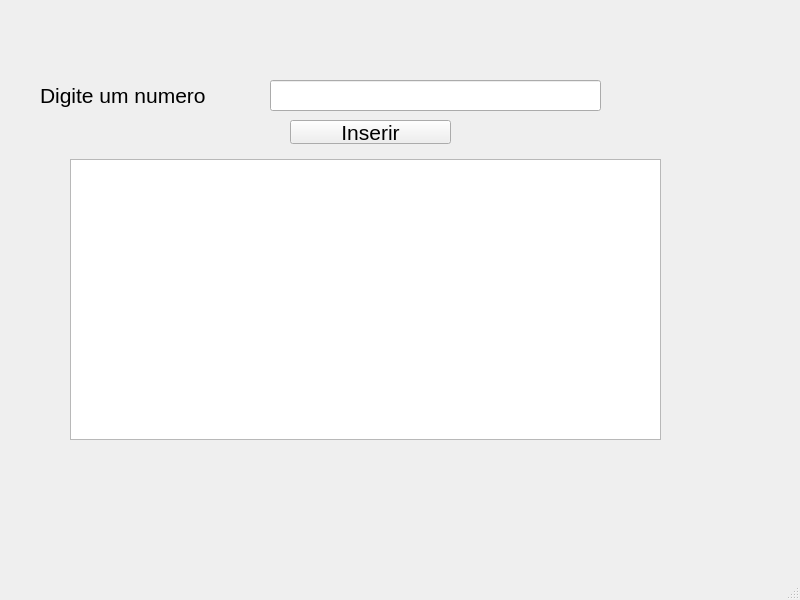
<?xml version="1.0" encoding="UTF-8"?>
<ui version="4.0">
 <class>MainWindow</class>
 <widget class="QMainWindow" name="MainWindow">
  <property name="geometry">
   <rect>
    <x>0</x>
    <y>0</y>
    <width>800</width>
    <height>600</height>
   </rect>
  </property>
  <property name="font">
   <font>
    <pointsize>16</pointsize>
   </font>
  </property>
  <property name="windowTitle">
   <string>MainWindow</string>
  </property>
  <widget class="QWidget" name="centralwidget">
   <widget class="QLineEdit" name="lineEditNum">
    <property name="geometry">
     <rect>
      <x>270</x>
      <y>80</y>
      <width>331</width>
      <height>31</height>
     </rect>
    </property>
   </widget>
   <widget class="QTextEdit" name="textEditSaida">
    <property name="geometry">
     <rect>
      <x>70</x>
      <y>159</y>
      <width>591</width>
      <height>281</height>
     </rect>
    </property>
   </widget>
   <widget class="QLabel" name="label">
    <property name="geometry">
     <rect>
      <x>40</x>
      <y>80</y>
      <width>221</width>
      <height>31</height>
     </rect>
    </property>
    <property name="text">
     <string>Digite um numero</string>
    </property>
   </widget>
   <widget class="QPushButton" name="pushButton">
    <property name="geometry">
     <rect>
      <x>290</x>
      <y>120</y>
      <width>161</width>
      <height>24</height>
     </rect>
    </property>
    <property name="text">
     <string>Inserir</string>
    </property>
   </widget>
  </widget>
  <widget class="QMenuBar" name="menubar">
   <property name="geometry">
    <rect>
     <x>0</x>
     <y>0</y>
     <width>800</width>
     <height>30</height>
    </rect>
   </property>
  </widget>
  <widget class="QStatusBar" name="statusbar"/>
 </widget>
 <resources/>
 <connections/>
</ui>
